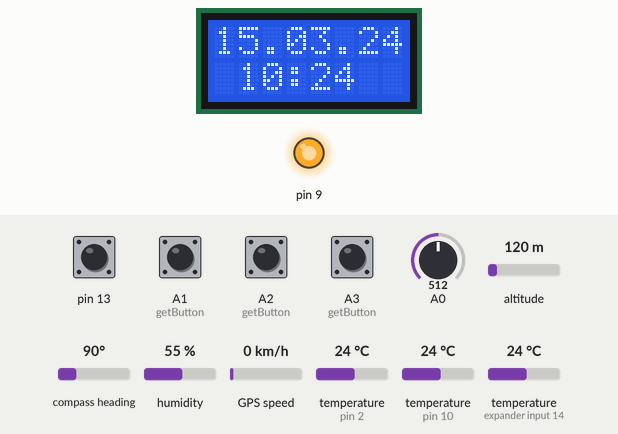
Simulated run of this sketch. Board: Arduino Uno, built with avr-gcc and run on an emulated ATmega328P. On the bench: 8×2 character LCD, output pins drawn as LEDs (lit = HIGH). Inputs (shaded band) come from the test bench; at power-on: A1 (getButton), A2 (getButton), A3 (getButton), pin 13 HIGH, A0 = 512, altitude 120 m, compass heading 90°, humidity 55 %, GPS speed 0 km/h, temperature (sensors on pin 2, pin 10, expander input 14) 24 °C. The GPS gets a fix after 3 s at 37.7749, -122.4194 with 8 satellites.

Above: at 1.2 s.
1.3 s: A1 (getButton) pulled LOW for 0.15 s
At 2.6 s:
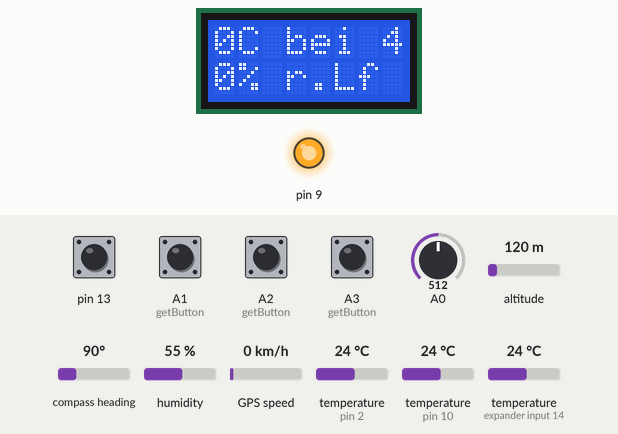
6.2 s: A1 (getButton) pulled LOW for 1 s
At 8.4 s:
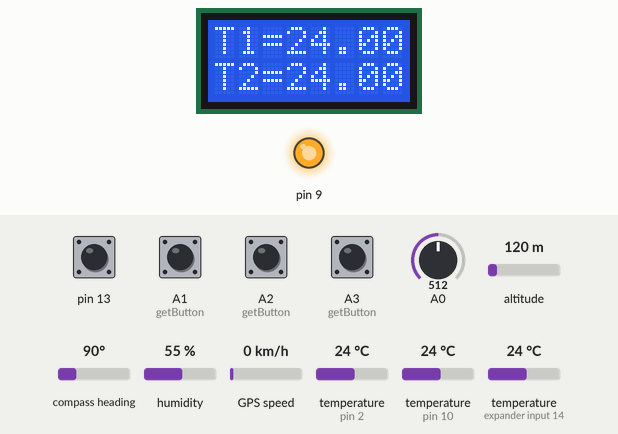
8.7 s: A1 (getButton) pulled LOW for 0.15 s
At 9.8 s:
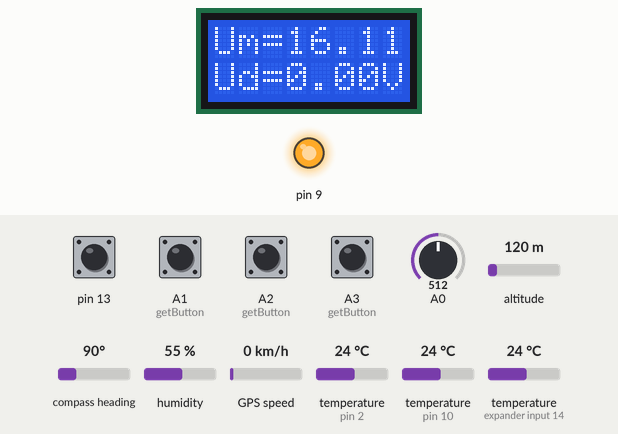
10.3 s: A0 set to 314
At 11.7 s:
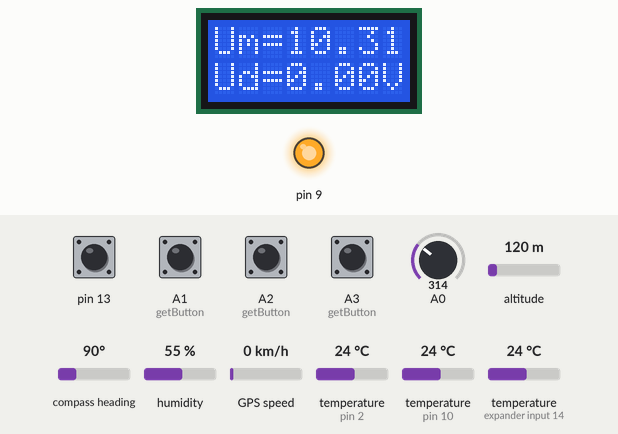
12.1 s: A0 set to 294
At 12.9 s:
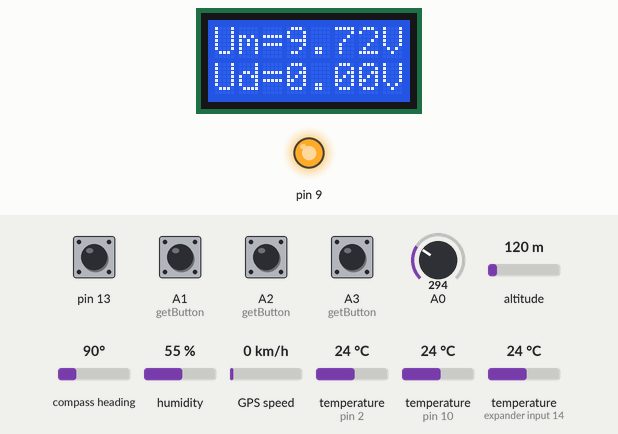
13.6 s: A0 set to 716
At 14.4 s:
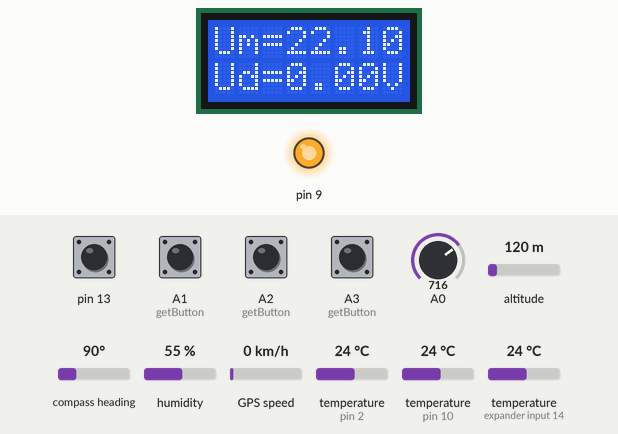
Timing chart, 0 to 16.1 s (numbered marks = the images above; inputs shaded):
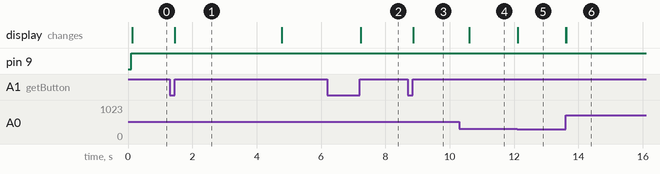

Measured:
- the behaviour switches between 304 and 303 on A0 (found by bisection; images 4 and 5)
- after the input at 1.3 s, the display: changes after 0.15 s (image 1)
- after the input at 6.2 s, the display: changes after 1.0 s (image 2)
- after the input at 8.7 s, the display: changes after 0.16 s (image 3)
- after the input at 10.3 s, the display: changes after 0.31 s (image 4)
- after the input at 12.1 s, the display: changes at once (image 5)
- after the input at 13.6 s, the display: first changes at once (image 6 shows a later state)

The sketch:

Hascom.ino
```cpp
#include <EEPROM.h>
#include <OneWire.h>
#include <DallasTemperature.h>
#define ONE_WIRE_BUS 10
OneWire oneWire(ONE_WIRE_BUS);
DallasTemperature sensors(&oneWire);
boolean Sommerzeit;

#include <SoftwareSerial.h>
#include <TinyGPS++.h>
// The TinyGPS++ object
TinyGPSPlus gps;
static const int RXPin = 11, TXPin = 12;
static const uint32_t GPSBaud = 9600;
const int UTC_offset = 2;
SoftwareSerial ss(RXPin, TXPin);
/*initialisiere den dht11 Sensor (Temperatur 0-50°C;Luftfeuechte 20%-95%RH)
 * dht11.read(&temperature, &humidity, NULL)
 */
#include <SimpleDHT.h>
byte temperature = 0;
byte humidity = 0;
float T1, T2;
int err;
SimpleDHT11 dht11(2);

/*
 * Initialisiere Display
 */
#include <LiquidCrystal.h>
LiquidCrystal lcd(3, 4, 5, 6, 7, 8);
byte jahr, monat, tag, stunde, mimute, sekunde, zeitzone; // Zeitzone für sommer/winterzeit usw
byte Menu, Nightlight, Daylight;
byte L, M, R;
double uMin, uMax, uMinabs = 1023, uMaxabs, uAvr, uNow, uRip, uRipabs;

void setup()
{

  digitalWrite(13, HIGH);
  pinMode(9, OUTPUT);
  EEPROM.get(0, Sommerzeit);
  EEPROM.get(1, Daylight);
  EEPROM.get(2, Nightlight);
  zeitzone = 1 + Sommerzeit;
  digitalWrite(A1, HIGH);
  digitalWrite(A2, HIGH);
  digitalWrite(A3, HIGH);

  ss.begin(GPSBaud);
  lcd.begin(8, 2);
  sensors.begin();
}
void getTemp()
{ // Hole die Tempereatur und die Luftfeuchtigkeit und speichere sie in Var: temperature und humidity
  sensors.requestTemperatures();
  err = dht11.read(&temperature, &humidity, NULL);
}
void showClima()
{ // Zeige Temperatur und Luftfeuchte im Fahrzeug an
  lcd.setCursor(0, 0);

  lcd.print((int)temperature);
  lcd.print("C bei ");
  lcd.setCursor(0, 1);
  lcd.print((int)humidity);
  lcd.print("% r.Lf");
}
void getClock()
{
  while (ss.available() > 0)
    if (gps.encode(ss.read()))

      // hole die aktuelle Zeit über GPS

      jahr = gps.date.year() - 2000;
  // jahr=19;//schaltjahr
  monat = gps.date.month();
  // monat=12;//testmonat
  tag = gps.date.day();
  // tag=31;
  stunde = gps.time.hour();
  // stunde=23;//überlaufstunde
  mimute = gps.time.minute();
  sekunde = gps.time.second();

  // korrigiere die Zeit nach der Zeitzone
  stunde = stunde + zeitzone;
  stunde = stunde % 24;

  if (stunde < zeitzone) // überlaufzeit
  {
    tag++;
    if (tag == 32)
    {
      tag = 1;
      monat++;
    }              // wenn der monat 32tage hat
    if (tag == 31) // möglicher überlauftag
    {
      if (monat == 4)
      {
        tag = 1;
        monat++;
      }
      if (monat == 6)
      {
        tag = 1;
        monat++;
      }
      if (monat == 9)
      {
        tag = 1;
        monat++;
      }
      if (monat == 11)
      {
        tag = 1;
        monat++;
      }
    }
    if (monat == 2)
    {
      if (tag == 30)
      {
        tag = 1;
        monat++;
      }
      if (tag == 29)
      {
        if ((jahr % 4) != 0)
        {
          tag = 1;
          monat++;
        }
      }
    } // wenn februar und kein schaltjahr
    // if ((monat==2)&&((jahr%4)==0)&&(tag==30)){tag=1; monat++;}  //wenn februar und schaltjahr

    if (monat == 13)
    {
      monat = 1;
      jahr++;
    }
  }
}
void showClock()
{
  getClock();

  // Kein Datum nur die Uhrzeit
  lcd.setCursor(0, 0);
  //  lcd.print("Uhrzeit:");

  if (tag < 10)
    lcd.print("0");
  lcd.print(tag);
  lcd.print(".");

  if (monat < 10)
    lcd.print("0");
  lcd.print(monat);
  lcd.print(".");

  lcd.print(jahr);

  lcd.setCursor(0, 1);
  lcd.print(" ");
  //  lcd.setCursor(0,1); //falls sekunden angezeigt werden sollen
  if (stunde < 10)
    lcd.print("0");
  lcd.print(stunde);
  lcd.print(":");

  if (mimute < 10)
    lcd.print("0");
  lcd.print(mimute);
  lcd.print("  ");

  /*
      lcd.print(":");
      if (sekunde<10) lcd.print("0");
      lcd.print(sekunde);
  */
}
void getVolt()
{
  int x;
  uAvr = 0;
  uMin = 1023;
  uMax = 0;
  for (x = 0; x < 50; x++)
  {
    uNow = 30.0 * analogRead(A0) / 1023.0 + 1.1;
    uAvr += uNow;
    if (uNow > uMax)
      uMax = uNow;
    if (uNow < uMin)
      uMin = uNow;
  }
  uAvr /= 50;
  uRip = uMax - uMin;
  if (uRipabs < uRip)
    uRipabs = uRip;
  if (uMaxabs < uMax)
    uMaxabs = uMax;
  if (uMinabs > uMin)
    uMinabs = uMin;
}
void showVolt()
{
  getVolt(); // Messe Boardspannung
  lcd.setCursor(0, 0);
  lcd.print("Um=");
  lcd.print(uAvr);
  lcd.print("V");
  lcd.setCursor(0, 1);
  lcd.print("Ud=");
  lcd.print(uRip);
  lcd.print("V");
}
void showTemp()
{
  if ((millis() / 1000) % 5)
  {
    T1 = sensors.getTempCByIndex(0);
    T2 = sensors.getTempCByIndex(1);
    lcd.setCursor(0, 0);
    lcd.print("T1=");
    lcd.print(T1);
    lcd.setCursor(0, 1);
    lcd.print("T2=");
    lcd.print(T2);
  }
}
void setNightlight()
{
  lcd.setCursor(0, 0);
  lcd.print("LCD Nacht");
  lcd.setCursor(0, 1);
  lcd.print("        ");
  while (digitalRead(A2))
  {
    lcd.setCursor(2, 1);
    if ((Nightlight / 2.55) < 100)
      lcd.print(" ");
    lcd.print(Nightlight / 2.55);
    lcd.print("%");
    if (!digitalRead(A1))
    {
      Nightlight--;
      delay(50);
    }
    if (!digitalRead(A3))
    {
      Nightlight++;
      delay(50);
    }
    analogWrite(9, Nightlight);
  }
  EEPROM.put(2, Nightlight);
}
void setDaylight()
{
  lcd.setCursor(0, 0);
  lcd.print("LCD  Tag");
  lcd.setCursor(0, 1);
  lcd.print("        ");
  while (digitalRead(A2))
  {
    lcd.setCursor(2, 1);
    if ((Daylight / 2.55) < 100)
      lcd.print(" ");
    lcd.print(Daylight / 2.55);
    lcd.print("%");
    if (!digitalRead(A1))
    {
      Daylight--;
      delay(50);
    }
    if (!digitalRead(A3))
    {
      Daylight++;
      delay(50);
    }
    analogWrite(9, Daylight);
  }
  EEPROM.put(1, Daylight);
}

byte getButton()
{
  byte doit = 0;
  unsigned long timer = millis();
  if ((!digitalRead(A3)) && (millis() - timer > 2000))
  {
    lcd.setCursor(0, 1);
    lcd.print("Tag%????");
  }
  if (!digitalRead(A2) && (millis() - timer > 2000))
  {
    lcd.setCursor(0, 1);
    lcd.print("So/Wi? ");
  }
  if (!digitalRead(A1) && (millis() - timer > 2000))
  {
    lcd.setCursor(0, 1);
    lcd.print("Nacht%???");
  }
  while (!digitalRead(A2))
  {

    if ((Menu == 0) && ((millis() - timer) > 5000))
    {
      if (Sommerzeit)
        Sommerzeit = 0;
      else
        Sommerzeit = 1;
      zeitzone = 1 + Sommerzeit;
      lcd.print("!");
      EEPROM.put(0, Sommerzeit);
      delay(1000);
      break;
    }
  }
  while (!digitalRead(A1) or !digitalRead(A3))
  {
    if (digitalRead(A1))
      L = 0;
    else
    {
      L = 1;
      doit = 64;
    }
    if (digitalRead(A3))
      M = 0;
    else
    {
      M = 1;
      doit = 192;
    }
    if ((!digitalRead(A1)) && ((millis() - timer) > 5000))
    {
      setDaylight();
      break;
    }
    if ((!digitalRead(A3)) && ((millis() - timer) > 5000))
    {
      setNightlight();
      break;
    }
  }
  return doit;
}
byte getInteriorLight()
{
  byte light = 0;
  float m = 0;
  for (light = 0; light < 20; light++)
  {
    m += digitalRead(13);
  }
  m /= 20.0;
  if (m <= 0.5)
    m = 1;
  else
    m = 0;
  return m;
}

void loop()
{
  if (!(((millis() / 1000) + 1) % 5))
    getTemp();
  if (!((millis() / 1000) % 5))
  {
    T1 = sensors.getTempCByIndex(0);
    T2 = sensors.getTempCByIndex(1);
  }

  Menu += getButton();
  if (getInteriorLight())
    analogWrite(9, Nightlight);
  else
    analogWrite(9, Daylight);

  if (Menu == 0)
    showClock();
  if (Menu == 64)
    showClima();
  if (Menu == 128)
    showTemp();
  if (Menu == 192)
    showVolt();
}
```
